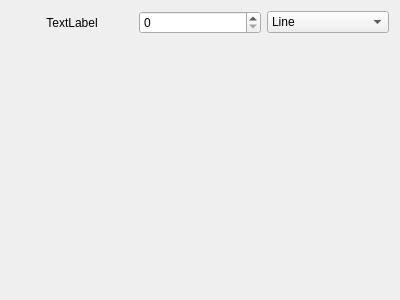
<?xml version="1.0" encoding="UTF-8"?>
<ui version="4.0">
 <class>ChartWidget</class>
 <widget class="QWidget" name="ChartWidget">
  <property name="geometry">
   <rect>
    <x>0</x>
    <y>0</y>
    <width>400</width>
    <height>300</height>
   </rect>
  </property>
  <property name="windowTitle">
   <string>Form</string>
  </property>
  <layout class="QVBoxLayout" name="verticalLayout_2">
   <item>
    <layout class="QHBoxLayout" name="horizontalLayout">
     <item>
      <widget class="QLabel" name="title">
       <property name="text">
        <string>TextLabel</string>
       </property>
       <property name="alignment">
        <set>Qt::AlignmentFlag::AlignCenter</set>
       </property>
      </widget>
     </item>
     <item>
      <widget class="QSpinBox" name="lastTime">
       <property name="maximum">
        <number>9999999</number>
       </property>
      </widget>
     </item>
     <item>
      <widget class="QComboBox" name="chartType">
       <item>
        <property name="text">
         <string>Line</string>
        </property>
       </item>
       <item>
        <property name="text">
         <string>Spine</string>
        </property>
       </item>
       <item>
        <property name="text">
         <string>Scatter</string>
        </property>
       </item>
      </widget>
     </item>
    </layout>
   </item>
   <item>
    <widget class="QChartView" name="chart" native="true">
     <property name="sizePolicy">
      <sizepolicy hsizetype="Preferred" vsizetype="Preferred">
       <horstretch>0</horstretch>
       <verstretch>1</verstretch>
      </sizepolicy>
     </property>
    </widget>
   </item>
  </layout>
 </widget>
 <customwidgets>
  <customwidget>
   <class>QChartView</class>
   <extends>QWidget</extends>
   <header location="global">QtCharts/QChartView</header>
   <container>1</container>
  </customwidget>
 </customwidgets>
 <resources/>
 <connections/>
</ui>
